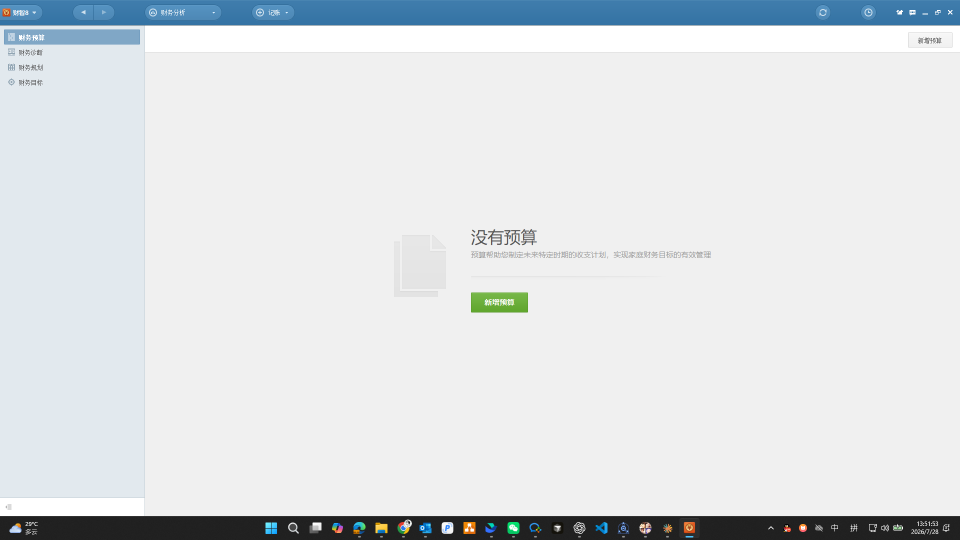
#> input picture docs/screenshots/analysis-budget-2.png, 1920 x 1080 px, given in place of rt03-wallet-continuation-filled.png, which was not available (shown at 1/2 size)
$ python sanitize_rt03_wallet_continuation_cancel_screenshots.py
#> lines starting #> are read from the running program, lines starting #| are printed output that depends on the picture; pictures that were not available may be replaced by others from this repository, and a replacement may not be noted
from __future__ import annotations

import sys
from pathlib import Path


ROOT = Path(__file__).resolve().parents[1]
PIL_PATH = ROOT / "tools" / "python-deps" / "desktop-inspect"
sys.path.insert(0, str(PIL_PATH))

from PIL import Image  # noqa: E402


SCREENSHOT_DIR = ROOT / "artifacts" / "runtime-validation" / "screenshots"


def stack_regions(
    source_name: str,
    target_name: str,
    regions: list[tuple[int, int, int, int]],
) -> None:
    """只保留本轮编辑器和钱包末尾记录，避免携带无关历史数据。"""
#> called with source_name = 'rt03-wallet-continuation-filled.png'

    with Image.open(SCREENSHOT_DIR / source_name) as original:
#> original is the input picture: PIL image 1920x1080 RGBA; mean R, G, B, A 220.9, 225, 227.7, 255
        source = original.convert("RGB")
    parts = [source.crop(region) for region in regions]
#> parts = 1 item
    width = max(part.width for part in parts)
#> width = 714
    height = sum(part.height for part in parts)
#> height = 354
    target = Image.new("RGB", (width, height), "white")
#> target: PIL image 714x354 RGB; every value is 255
    top = 0
    for part in parts:
        target.paste(part, (0, top))
        top += part.height
#> this loop made 1 pass
#> top on pass 1: 354
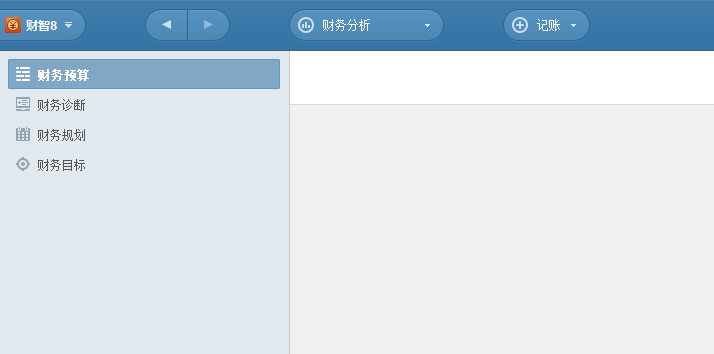
#> target: PIL image 714x354 RGB; mean R, G, B 208.4, 220.2, 229.3
#> after the loop, top = 354
    target.save(SCREENSHOT_DIR / target_name)


def main() -> None:
    """生成保存并继续、编辑取消和删除取消的脱敏证据。"""

    dialog_files = [
        "rt03-wallet-continuation-filled.png",
        "rt03-wallet-continuation-after-save.png",
        "rt03-wallet-edit-cancel-filled.png",
        "rt03-wallet-delete-no-confirmation.png",
    ]
    for source_name in dialog_files:
        stem = Path(source_name).stem
        size = (215, 151) if "confirmation" in source_name else (714, 354)
        stack_regions(source_name, f"{stem}-sanitized.png", [(0, 0, *size)])
#> pass 2 of the loop in main, `for source_name in dialog_files:`:
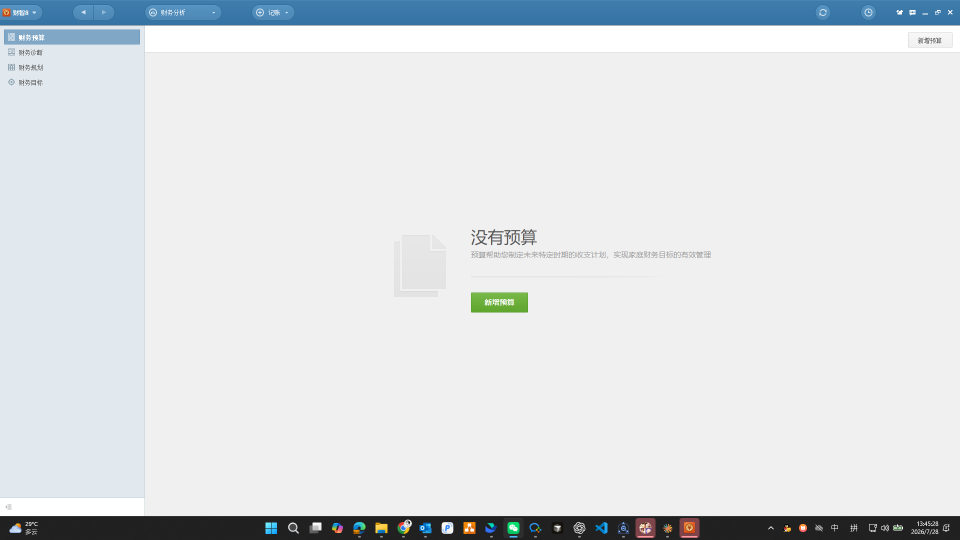
#> input picture docs/screenshots/analysis-budget.png, 1920 x 1080 px, given in place of rt03-wallet-continuation-after-save.png, which was not available (shown at 1/2 size)
#> in stack_regions, original is the input picture: PIL image 1920x1080 RGBA; mean R, G, B, A 221, 225, 227.7, 255
#> the loop in stack_regions (call 2), `for part in parts:` made 1 pass
#> after the loop in stack_regions (call 2), `for part in parts:`:
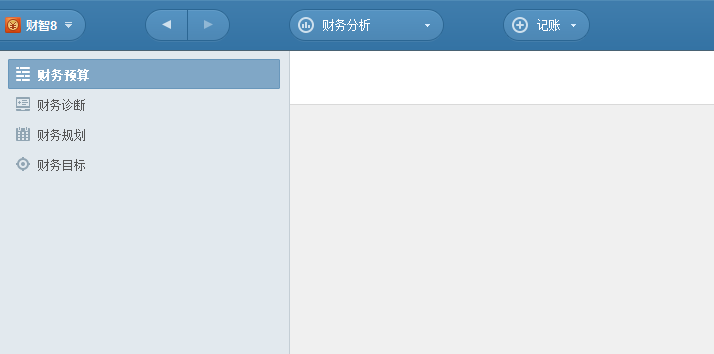
#> target: PIL image 714x354 RGB; mean R, G, B 208.4, 220.2, 229.3

    wallet_regions = [(290, 51, 1920, 105), (290, 900, 1904, 995), (290, 995, 1904, 1032)]
    wallet_files = [
        "rt03-wallet-continuation-wallet-after-save.png",
        "rt03-wallet-after-edit-cancel.png",
        "rt03-wallet-after-delete-no.png",
        "rt03-wallet-after-delete-yes.png",
        "rt03-wallet-continuation-cold-restart-deleted.png",
    ]
    for source_name in wallet_files:
        stem = Path(source_name).stem
        stack_regions(source_name, f"{stem}-sanitized.png", wallet_regions)


if __name__ == "__main__":
#> (the run stopped early here; a loop or call above may not have finished)
